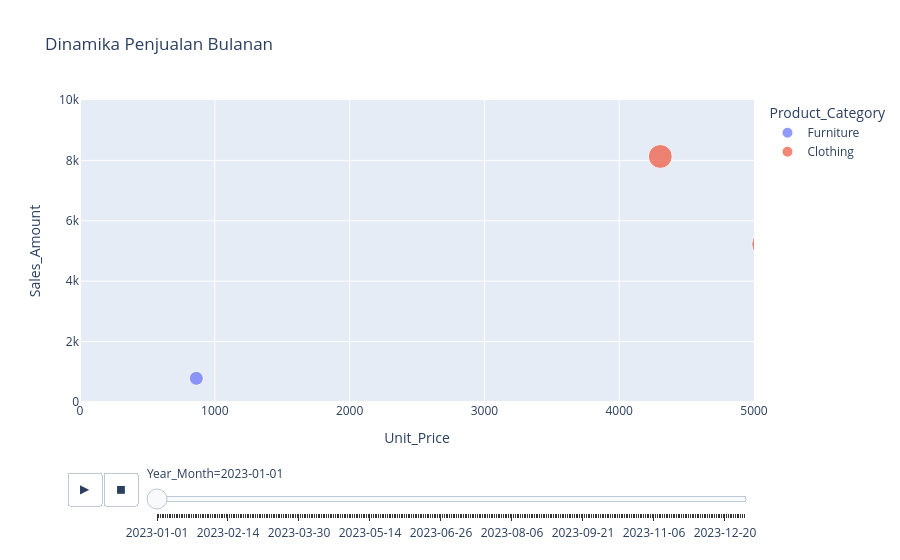

Notebook cell for this chart:
### Markdown cell above
## Animated Chart

### Code cell
# Melihat Perubahan Data Antar Periode
# Ekstrak Bulan & Tahun dari Sale_Date
df['Year_Month'] = pd.to_datetime(df['Sale_Date']).dt.to_period('M').astype(str)

fig_anim = px.scatter(
    df.sort_values('Year_Month'),
    x='Unit_Price',
    y='Sales_Amount',
    animation_frame='Year_Month',
    color='Product_Category',
    hover_name='Sales_Rep',
    size='Quantity_Sold',
    range_x=[0, 5000],
    range_y=[0, 10000],
    title='Dinamika Penjualan Bulanan'
)

fig_anim.show()
